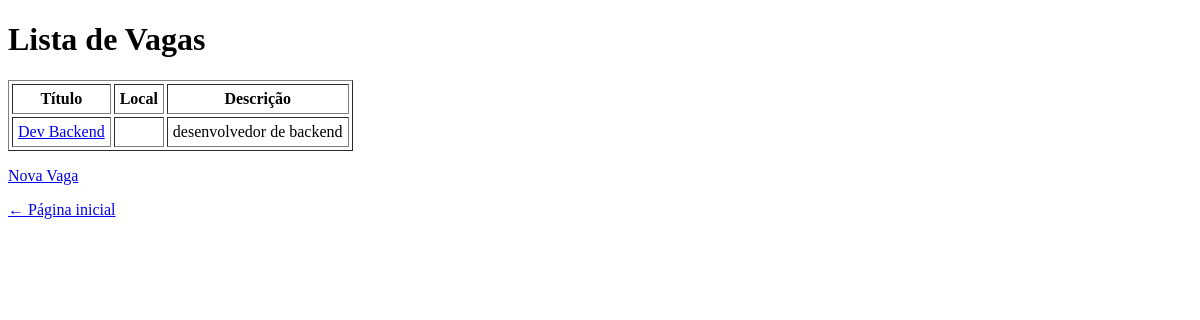
/vagas/, run on an earlier commit of the app's database.
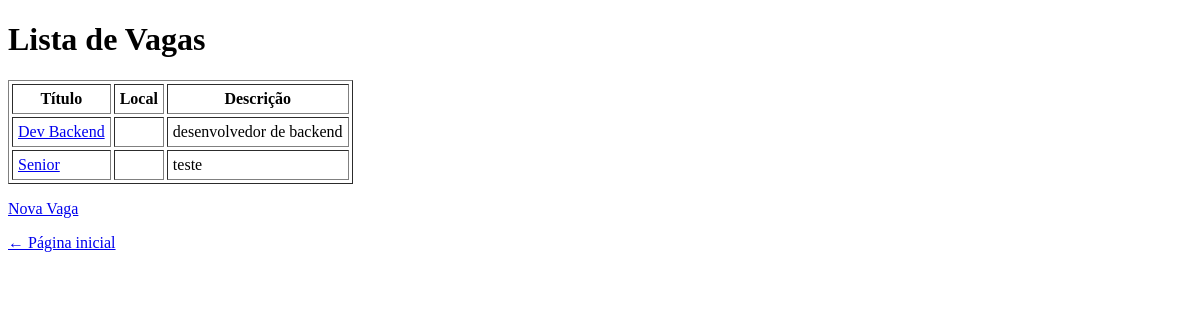
And on a later commit of the database.
### empregos/models.py (models this page shows, shortened)
class Vaga(models.Model):
    titulo = models.CharField(max_length=100)
    area = models.CharField(max_length=1, choices=AREA_CHOICES)
    tipo_contrato = models.CharField(max_length=2, choices=TIPO_CONTRATO_CHOICES)
    descricao = models.CharField(max_length=100)

### empregos/views.py (the view)
# urls.py: path('vagas/', views.vagas, name='vagas'),
def vagas(request):
    vagas = Vaga.objects.all()
    return render(request, 'empregos/lista_vagas.html', {'vagas': vagas})

### empregos/templates/empregos/lista_vagas.html (shortened to what this page needs)
<!DOCTYPE html>
<html lang="pt-br">
<head>
</head>
<body>
  <h1>Lista de Vagas</h1>
  <table border="1" cellpadding="5" cellspacing="3">
    <tr>
      <th>Título</th>
      <th>Local</th>
      <th>Descrição</th>
    </tr>
    {% for vaga in vagas %}
    <tr>
      <td>
        <a href="{% url 'detalhe_vaga' vaga.pk %}">
          {{ vaga.titulo }}
        </a>
      </td>
      <td>{{ vaga.local }}</td>
      <td>{{ vaga.descricao|truncatechars:50 }}</td>
    </tr>
    {% empty %}
    <tr><td colspan="3">Não há vagas cadastradas.</td></tr>
    {% endfor %}
  </table>
  <p><a href="{% url 'cadastrar_vaga' %}"> Nova Vaga</a></p>
  <p><a href="{% url 'index' %}">← Página inicial</a></p>
</body>
</html>

What changed in the data, as far as the page shows it:
added Vaga: titulo "Senior", descricao "teste"
